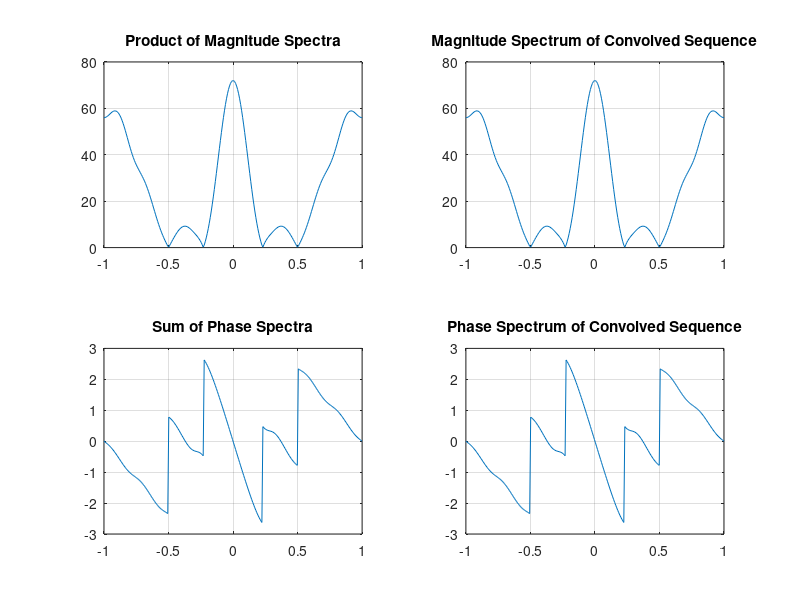

Recreate this plot in MATLAB.
% Program P3_4
	% Convolution Property of DTFT
	clf;
	w = -pi:2*pi/255:pi;
	x1 = [8 7 6 5 4 3 2 1];
	x2 = [2 -3 4 -3 2];
	y = conv(x1,x2);
	h1 = freqz(x1, 1, w);
	h2 = freqz(x2, 1, w);
	hp = h1.*h2;
	h3 = freqz(y,1,w);
subplot(2,2,1)
plot(w/pi,abs(hp));grid
title('Product of Magnitude Spectra')
subplot(2,2,2)
plot(w/pi,abs(h3));grid
title('Magnitude Spectrum of Convolved Sequence')
subplot(2,2,3)
plot(w/pi,angle(hp));grid
title('Sum of Phase Spectra')
subplot(2,2,4)
plot(w/pi,angle(h3));grid
title('Phase Spectrum of Convolved Sequence')
